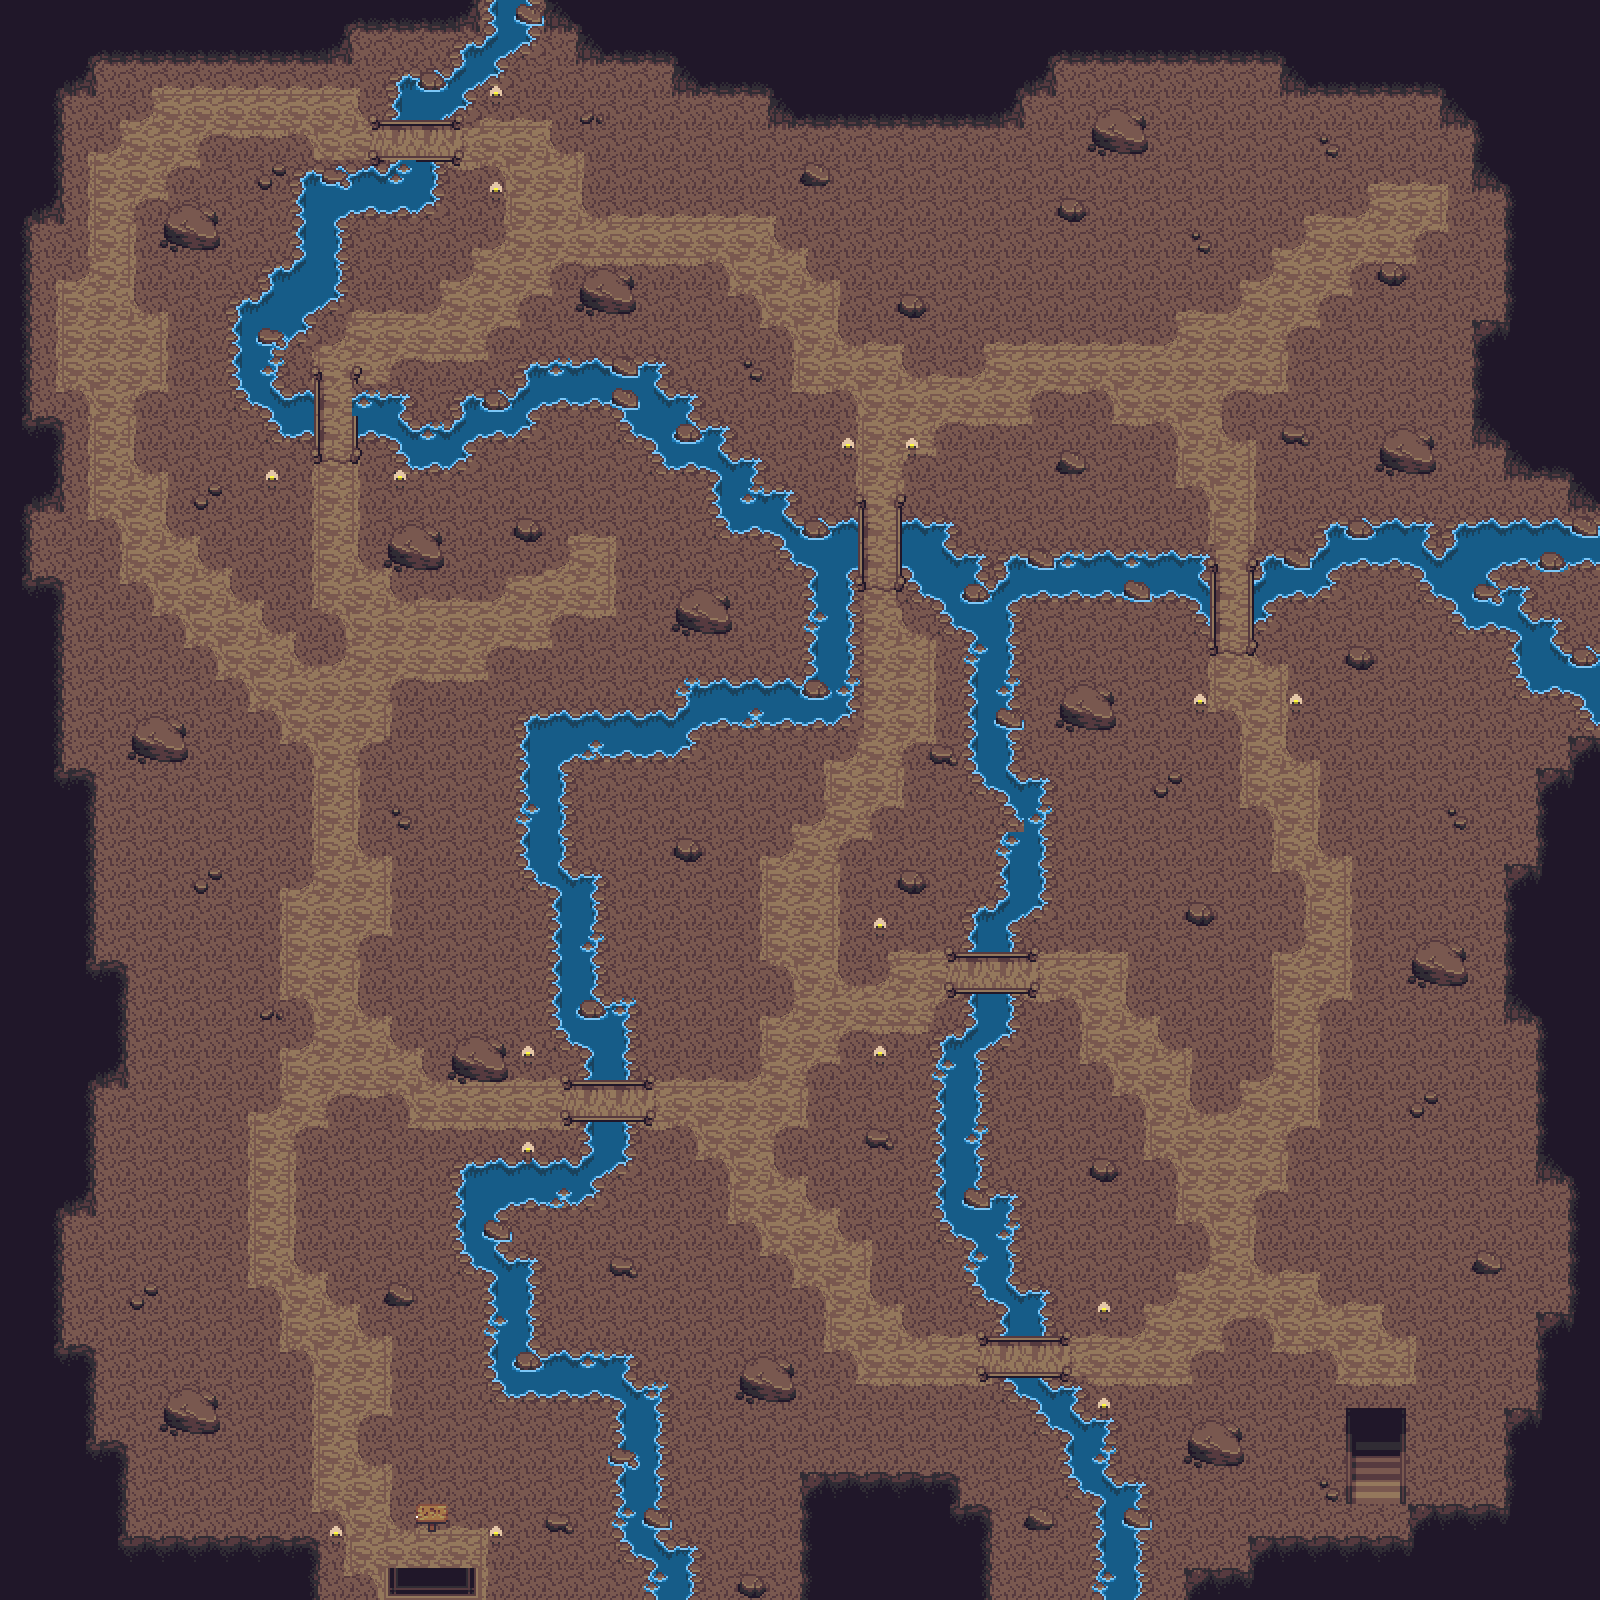

The image is a tile-based game level rendered from a .tmx file. Its description and source (layers, tilesets, objects; grid data summarised) follow:
An orthogonal 50x50 tile map with 32x32 px tiles, 3 tile layers (Fond, a, Items), 3 tilesets and 201 objects (199x collision, 2x warp).

<map version="1.10" tiledversion="1.10.2" orientation="orthogonal" renderorder="right-down" width="50" height="50" tilewidth="32" tileheight="32" infinite="0" nextlayerid="7" nextobjectid="276">
 <tileset firstgid="1" source="tileset_nsi2.tsx" />
 <tileset firstgid="3801" source="tileset_nsi.tsx" />
 <tileset firstgid="7601" source="tileset_test.tsx" />
 <layer id="1" name="Fond" width="50" height="50">
  <data>[2500 cells, 2500 non-empty, 1 distinct tile ids]</data>
 </layer>
 <layer id="2" name="a" width="50" height="50">
  <data>[2500 cells, 1502 non-empty, 50 distinct tile ids]</data>
 </layer>
 <layer id="3" name="Items" width="50" height="50">
  <data>[2500 cells, 269 non-empty, 44 distinct tile ids]</data>
 </layer>
 <objectgroup id="4" name="Collision">
  <object id="8" type="collision" x="0" y="0" width="480" height="32" />
  <object id="11" type="collision" x="0" y="32" width="352" height="32" />
  <object id="12" type="collision" x="0" y="64" width="96" height="32" />
  <object id="13" type="collision" x="0" y="96" width="64" height="128" />
  <object id="14" type="collision" x="0" y="224" width="32" height="192" />
  <object id="15" type="collision" x="0" y="416" width="64" height="96" />
  <object id="16" type="collision" x="0" y="512" width="32" height="64" />
  <object id="17" type="collision" x="0" y="576" width="64" height="192" />
  <object id="18" type="collision" x="0" y="768" width="96" height="192" />
  <object id="19" type="collision" x="0" y="960" width="128" height="128" />
  <object id="20" type="collision" x="0" y="1088" width="96" height="128" />
  <object id="21" type="collision" x="0" y="1216" width="64" height="128" />
  <object id="22" type="collision" x="0" y="1344" width="96" height="96" />
  <object id="23" type="collision" x="0" y="1440" width="128" height="160" />
  <object id="24" type="collision" x="128" y="1536" width="192" height="64" />
  <object id="25" type="collision" x="800" y="1472" width="160" height="128" />
  <object id="26" type="collision" x="960" y="1504" width="32" height="96" />
  <object id="27" type="collision" x="1184" y="1568" width="64" height="32" />
  <object id="28" type="collision" x="1248" y="1536" width="160" height="64" />
  <object id="29" type="collision" x="1408" y="1504" width="192" height="96" />
  <object id="30" type="collision" x="1504" y="1408" width="96" height="96" />
  <object id="31" type="collision" x="1536" y="1312" width="64" height="96" />
  <object id="32" type="collision" x="1568" y="1184" width="32" height="128" />
  <object id="33" type="collision" x="1536" y="1024" width="64" height="160" />
  <object id="34" type="collision" x="1504" y="864" width="96" height="160" />
  <object id="35" type="collision" x="1536" y="768" width="64" height="96" />
  <object id="36" type="collision" x="1568" y="736" width="32" height="32" />
  <object id="37" type="collision" x="1568" y="480" width="32" height="32" />
  <object id="38" type="collision" x="1504" y="448" width="96" height="32" />
  <object id="39" type="collision" x="1472" y="320" width="128" height="128" />
  <object id="40" type="collision" x="1504" y="192" width="96" height="128" />
  <object id="41" type="collision" x="1472" y="128" width="128" height="64" />
  <object id="42" type="collision" x="1440" y="96" width="160" height="32" />
  <object id="43" type="collision" x="1280" y="0" width="320" height="96" />
  <object id="44" type="collision" x="1056" y="0" width="224" height="64" />
  <object id="45" type="collision" x="1024" y="0" width="32" height="96" />
  <object id="46" type="collision" x="768" y="0" width="256" height="128" />
  <object id="47" type="collision" x="672" y="0" width="96" height="96" />
  <object id="48" type="collision" x="576" y="0" width="96" height="64" />
  <object id="49" type="collision" x="544" y="0" width="32" height="32" />
  <object id="52" type="collision" x="496.5" y="1.5" width="31" height="34.5" />
  <object id="95" type="collision" x="400.667" y="78" width="49" height="42" />
  <object id="96" type="collision" x="448.667" y="70" width="17.3333" height="41" />
  <object id="97" type="collision" x="467" y="44" width="23" height="38.6667" />
  <object id="99" type="collision" x="490.667" y="36.3333" width="29.6667" height="17.6667" />
  <object id="100" type="collision" x="400.333" y="162.667" width="31.3333" height="45.6667" />
  <object id="101" type="collision" x="306" y="173.333" width="94.3333" height="35.3333" />
  <object id="102" type="collision" x="299.333" y="200.667" width="36.3333" height="98.3333" />
  <object id="103" type="collision" x="274" y="276.333" width="27.6667" height="55" />
  <object id="104" type="collision" x="240" y="303" width="33.6667" height="102.667" />
  <object id="105" type="collision" x="273.667" y="397" width="40.6667" height="36.3333" />
  <object id="106" type="collision" x="358" y="396" width="44.3333" height="41.3333" />
  <object id="107" type="collision" x="400.667" y="427" width="54" height="38.6667" />
  <object id="108" type="collision" x="461" y="396" width="65.3333" height="44.6667" />
  <object id="109" type="collision" x="526.667" y="368.667" width="125.333" height="41.3333" />
  <object id="110" type="collision" x="635.333" y="393.667" width="47.3333" height="40.6667" />
  <object id="111" type="collision" x="660.333" y="422" width="40.6667" height="41" />
  <object id="112" type="collision" x="697.333" y="432" width="26.6667" height="36" />
  <object id="113" type="collision" x="720.333" y="464" width="38.3333" height="64" />
  <object id="114" type="collision" x="759.667" y="497.333" width="29.3333" height="40" />
  <object id="115" type="collision" x="788.333" y="525.333" width="69.6667" height="41.3333" />
  <object id="116" type="collision" x="301.091" y="298.182" width="20.9091" height="14.1818" />
  <object id="117" type="collision" x="277.5" y="268" width="22" height="8" />
  <object id="118" type="collision" x="487.5" y="52.5" width="11.5" height="24" />
  <object id="119" type="collision" x="518" y="33" width="15.5" height="11" />
  <object id="120" type="collision" x="260.5" y="290" width="14" height="12.5" />
  <object id="121" type="collision" x="450.5" y="417.5" width="15.5" height="43" />
  <object id="123" type="collision" x="651.5" y="435.5" width="9" height="19.5" />
  <object id="124" type="collision" x="682.5" y="398" width="9.5" height="23.5" />
  <object id="125" type="collision" x="811.5" y="564" width="38" height="153.5" />
  <object id="126" type="collision" x="686.5" y="687.5" width="149.5" height="34" />
  <object id="127" type="collision" x="528.5" y="719" width="156.5" height="35" />
  <object id="128" type="collision" x="675.5" y="705.5" width="16.5" height="41.5" />
  <object id="129" type="collision" x="524.5" y="753.5" width="38.5" height="114.5" />
  <object id="131" type="collision" x="535.5" y="868.5" width="29.5" height="16" />
  <object id="132" type="collision" x="556" y="876" width="39.5" height="159.5" />
  <object id="133" type="collision" x="591.5" y="1002" width="39" height="78" />
  <object id="134" type="collision" x="567" y="1034" width="27" height="12.5" />
  <object id="135" type="collision" x="587" y="1120.5" width="38.5" height="44" />
  <object id="136" type="collision" x="465" y="1163.5" width="126" height="35.5" />
  <object id="137" type="collision" x="590.5" y="1165" width="23" height="9" />
  <object id="138" type="collision" x="463" y="1198.5" width="36.5" height="67.5" />
  <object id="139" type="collision" x="492.5" y="1257.5" width="39" height="134.5" />
  <object id="140" type="collision" x="528.5" y="1355.5" width="97" height="36.5" />
  <object id="141" type="collision" x="622.5" y="1390" width="35" height="167.5" />
  </objectgroup>
 <objectgroup id="5" name="warp">
  <!-- 2 objects omitted --></objectgroup>
</map>
<!-- 116 of 201 objects omitted -->
